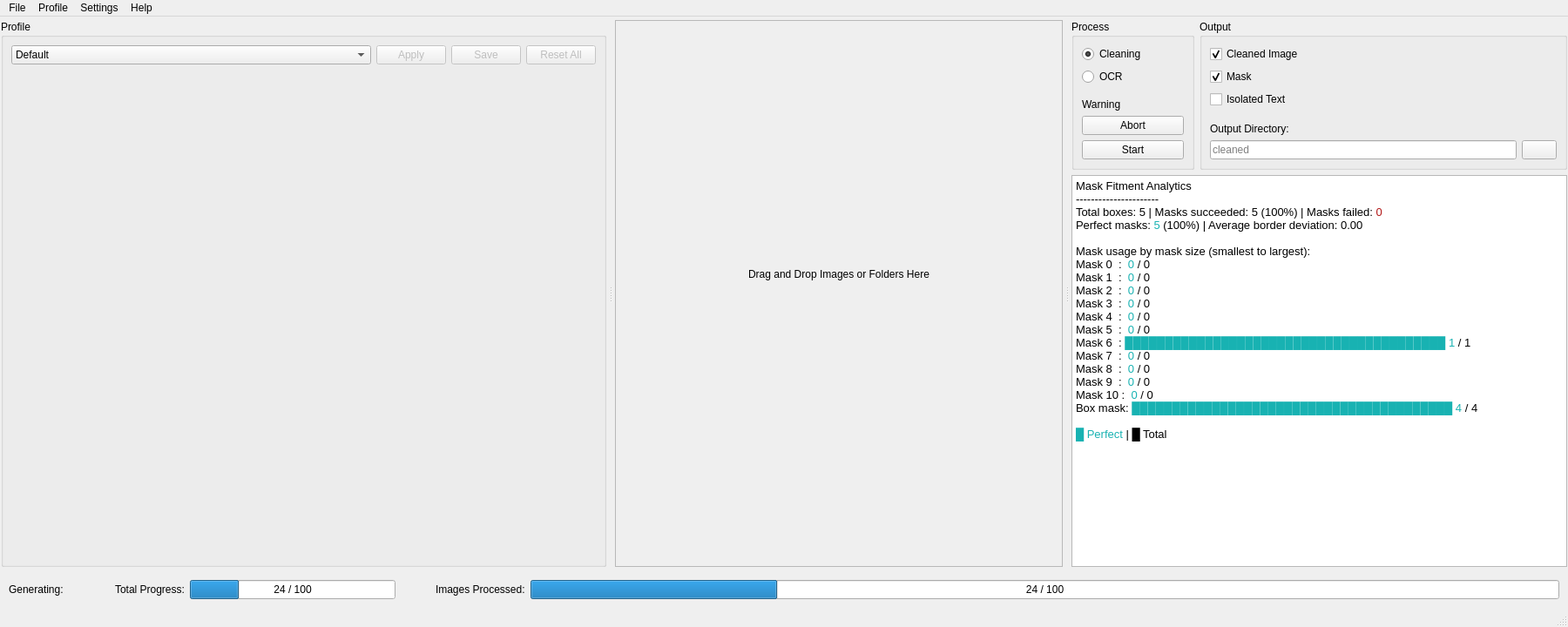
<?xml version="1.0" encoding="UTF-8"?>
<ui version="4.0">
 <class>MainWindow</class>
 <widget class="QMainWindow" name="MainWindow">
  <property name="geometry">
   <rect>
    <x>0</x>
    <y>0</y>
    <width>1800</width>
    <height>720</height>
   </rect>
  </property>
  <property name="windowTitle">
   <string>Panel Cleaner</string>
  </property>
  <widget class="QWidget" name="centralwidget">
   <layout class="QVBoxLayout" name="verticalLayout_6" stretch="1,0">
    <property name="leftMargin">
     <number>1</number>
    </property>
    <property name="topMargin">
     <number>4</number>
    </property>
    <property name="rightMargin">
     <number>1</number>
    </property>
    <property name="bottomMargin">
     <number>1</number>
    </property>
    <item>
     <widget class="QSplitter" name="splitter">
      <property name="orientation">
       <enum>Qt::Horizontal</enum>
      </property>
      <property name="handleWidth">
       <number>10</number>
      </property>
      <widget class="QGroupBox" name="groupBox_profile">
       <property name="title">
        <string>Profile</string>
       </property>
       <layout class="QVBoxLayout" name="verticalLayout_2">
        <item>
         <layout class="QHBoxLayout" name="horizontalLayout_profile_header">
          <item>
           <widget class="CComboBox" name="comboBox_current_profile">
            <property name="sizePolicy">
             <sizepolicy hsizetype="Expanding" vsizetype="Fixed">
              <horstretch>0</horstretch>
              <verstretch>0</verstretch>
             </sizepolicy>
            </property>
            <property name="minimumSize">
             <size>
              <width>48</width>
              <height>0</height>
             </size>
            </property>
            <item>
             <property name="text">
              <string>Default</string>
             </property>
            </item>
           </widget>
          </item>
          <item>
           <widget class="QPushButton" name="pushButton_apply_profile">
            <property name="enabled">
             <bool>false</bool>
            </property>
            <property name="text">
             <string>Apply</string>
            </property>
            <property name="icon">
             <iconset theme="dialog-ok-apply">
              <normaloff>.</normaloff>.</iconset>
            </property>
           </widget>
          </item>
          <item>
           <widget class="QPushButton" name="pushButton_save_profile">
            <property name="enabled">
             <bool>false</bool>
            </property>
            <property name="text">
             <string>Save</string>
            </property>
            <property name="icon">
             <iconset theme="document-save">
              <normaloff>.</normaloff>.</iconset>
            </property>
           </widget>
          </item>
          <item>
           <widget class="QPushButton" name="pushButton_reset_profile">
            <property name="enabled">
             <bool>false</bool>
            </property>
            <property name="text">
             <string>Reset All</string>
            </property>
            <property name="icon">
             <iconset theme="document-revert">
              <normaloff>.</normaloff>.</iconset>
            </property>
           </widget>
          </item>
         </layout>
        </item>
        <item>
         <widget class="QWidget" name="toolBox_profile_frame" native="true">
          <property name="sizePolicy">
           <sizepolicy hsizetype="Preferred" vsizetype="Expanding">
            <horstretch>0</horstretch>
            <verstretch>0</verstretch>
           </sizepolicy>
          </property>
         </widget>
        </item>
       </layout>
      </widget>
      <widget class="QStackedWidget" name="stackedWidget_images">
       <property name="currentIndex">
        <number>0</number>
       </property>
       <widget class="QWidget" name="page_greeter">
        <layout class="QVBoxLayout" name="verticalLayout_8">
         <property name="leftMargin">
          <number>0</number>
         </property>
         <property name="topMargin">
          <number>0</number>
         </property>
         <property name="rightMargin">
          <number>0</number>
         </property>
         <property name="bottomMargin">
          <number>0</number>
         </property>
         <item>
          <widget class="CDropFrame" name="frame_greeter">
           <property name="frameShape">
            <enum>QFrame::StyledPanel</enum>
           </property>
           <property name="frameShadow">
            <enum>QFrame::Raised</enum>
           </property>
           <property name="lineWidth">
            <number>4</number>
           </property>
           <layout class="QHBoxLayout" name="horizontalLayout_4">
            <item>
             <layout class="QVBoxLayout" name="verticalLayout_10">
              <property name="spacing">
               <number>30</number>
              </property>
              <item>
               <spacer name="verticalSpacer_3">
                <property name="orientation">
                 <enum>Qt::Vertical</enum>
                </property>
                <property name="sizeHint" stdset="0">
                 <size>
                  <width>20</width>
                  <height>40</height>
                 </size>
                </property>
               </spacer>
              </item>
              <item>
               <widget class="QLabel" name="label_drop">
                <property name="text">
                 <string>Drag and Drop Images or Folders Here</string>
                </property>
                <property name="alignment">
                 <set>Qt::AlignCenter</set>
                </property>
               </widget>
              </item>
              <item>
               <widget class="QLabel" name="label_drop_icon">
                <property name="text">
                 <string>&lt;drop icon&gt;</string>
                </property>
                <property name="alignment">
                 <set>Qt::AlignCenter</set>
                </property>
               </widget>
              </item>
              <item>
               <spacer name="verticalSpacer_4">
                <property name="orientation">
                 <enum>Qt::Vertical</enum>
                </property>
                <property name="sizeHint" stdset="0">
                 <size>
                  <width>20</width>
                  <height>40</height>
                 </size>
                </property>
               </spacer>
              </item>
             </layout>
            </item>
           </layout>
          </widget>
         </item>
        </layout>
       </widget>
       <widget class="QWidget" name="page_table">
        <layout class="QVBoxLayout" name="verticalLayout">
         <property name="leftMargin">
          <number>0</number>
         </property>
         <property name="topMargin">
          <number>0</number>
         </property>
         <property name="rightMargin">
          <number>0</number>
         </property>
         <property name="bottomMargin">
          <number>0</number>
         </property>
         <item>
          <widget class="ImageTab" name="image_tab">
           <property name="tabsClosable">
            <bool>true</bool>
           </property>
           <widget class="QWidget" name="tabWidget_table_page">
            <attribute name="title">
             <string>Images</string>
            </attribute>
            <layout class="QVBoxLayout" name="verticalLayout_3">
             <property name="spacing">
              <number>0</number>
             </property>
             <property name="leftMargin">
              <number>0</number>
             </property>
             <property name="topMargin">
              <number>0</number>
             </property>
             <property name="rightMargin">
              <number>0</number>
             </property>
             <property name="bottomMargin">
              <number>0</number>
             </property>
             <item>
              <widget class="FileTable" name="file_table">
               <property name="frameShape">
                <enum>QFrame::NoFrame</enum>
               </property>
               <property name="editTriggers">
                <set>QAbstractItemView::NoEditTriggers</set>
               </property>
               <property name="dragDropOverwriteMode">
                <bool>false</bool>
               </property>
               <property name="dragDropMode">
                <enum>QAbstractItemView::NoDragDrop</enum>
               </property>
               <property name="alternatingRowColors">
                <bool>true</bool>
               </property>
               <property name="selectionMode">
                <enum>QAbstractItemView::SingleSelection</enum>
               </property>
               <property name="selectionBehavior">
                <enum>QAbstractItemView::SelectRows</enum>
               </property>
               <property name="sortingEnabled">
                <bool>false</bool>
               </property>
               <property name="cornerButtonEnabled">
                <bool>false</bool>
               </property>
               <attribute name="horizontalHeaderHighlightSections">
                <bool>false</bool>
               </attribute>
               <attribute name="verticalHeaderHighlightSections">
                <bool>false</bool>
               </attribute>
               <column>
                <property name="text">
                 <string>id</string>
                </property>
               </column>
               <column>
                <property name="text">
                 <string>File</string>
                </property>
               </column>
               <column>
                <property name="text">
                 <string>Size</string>
                </property>
               </column>
               <column>
                <property name="text">
                 <string>Processing Size</string>
                </property>
               </column>
               <column>
                <property name="text">
                 <string>File Size</string>
                </property>
               </column>
               <column>
                <property name="text">
                 <string>Color Mode</string>
                </property>
               </column>
               <column>
                <property name="text">
                 <string>Analytics</string>
                </property>
               </column>
              </widget>
             </item>
            </layout>
           </widget>
          </widget>
         </item>
        </layout>
       </widget>
      </widget>
      <widget class="QFrame" name="frame_output">
       <property name="frameShape">
        <enum>QFrame::NoFrame</enum>
       </property>
       <property name="frameShadow">
        <enum>QFrame::Raised</enum>
       </property>
       <layout class="QVBoxLayout" name="verticalLayout_4" stretch="0,1">
        <property name="leftMargin">
         <number>0</number>
        </property>
        <property name="topMargin">
         <number>0</number>
        </property>
        <property name="rightMargin">
         <number>0</number>
        </property>
        <property name="bottomMargin">
         <number>0</number>
        </property>
        <item>
         <layout class="QHBoxLayout" name="horizontalLayout_3" stretch="1,3">
          <item>
           <widget class="QGroupBox" name="groupBox_4">
            <property name="title">
             <string>Process</string>
            </property>
            <layout class="QVBoxLayout" name="verticalLayout_9">
             <item>
              <widget class="QRadioButton" name="radioButton_cleaning">
               <property name="text">
                <string>Cleaning</string>
               </property>
               <property name="checked">
                <bool>true</bool>
               </property>
              </widget>
             </item>
             <item>
              <widget class="QRadioButton" name="radioButton_ocr">
               <property name="text">
                <string>OCR</string>
               </property>
              </widget>
             </item>
             <item>
              <spacer name="verticalSpacer">
               <property name="orientation">
                <enum>Qt::Vertical</enum>
               </property>
               <property name="sizeHint" stdset="0">
                <size>
                 <width>20</width>
                 <height>0</height>
                </size>
               </property>
              </spacer>
             </item>
             <item>
              <layout class="QVBoxLayout" name="verticalLayout_7">
               <item>
                <widget class="QLabel" name="label_warning">
                 <property name="sizePolicy">
                  <sizepolicy hsizetype="Minimum" vsizetype="Minimum">
                   <horstretch>0</horstretch>
                   <verstretch>0</verstretch>
                  </sizepolicy>
                 </property>
                 <property name="text">
                  <string>Warning</string>
                 </property>
                </widget>
               </item>
               <item>
                <widget class="QPushButton" name="pushButton_abort">
                 <property name="text">
                  <string>Abort</string>
                 </property>
                 <property name="icon">
                  <iconset theme="process-stop">
                   <normaloff>.</normaloff>.</iconset>
                 </property>
                </widget>
               </item>
               <item>
                <widget class="QPushButton" name="pushButton_start">
                 <property name="text">
                  <string>Start</string>
                 </property>
                 <property name="icon">
                  <iconset theme="media-playback-start">
                   <normaloff>.</normaloff>.</iconset>
                 </property>
                </widget>
               </item>
              </layout>
             </item>
            </layout>
           </widget>
          </item>
          <item>
           <widget class="QGroupBox" name="groupBox_3">
            <property name="title">
             <string>Output</string>
            </property>
            <layout class="QVBoxLayout" name="verticalLayout_5">
             <item>
              <widget class="QStackedWidget" name="stackedWidget_output">
               <property name="currentIndex">
                <number>0</number>
               </property>
               <widget class="QWidget" name="page_cleaning">
                <layout class="QVBoxLayout" name="verticalLayout_11">
                 <property name="leftMargin">
                  <number>0</number>
                 </property>
                 <property name="topMargin">
                  <number>0</number>
                 </property>
                 <property name="rightMargin">
                  <number>0</number>
                 </property>
                 <property name="bottomMargin">
                  <number>0</number>
                 </property>
                 <item>
                  <widget class="QCheckBox" name="checkBox_save_clean">
                   <property name="text">
                    <string>Cleaned Image</string>
                   </property>
                   <property name="checked">
                    <bool>true</bool>
                   </property>
                  </widget>
                 </item>
                 <item>
                  <widget class="QCheckBox" name="checkBox_save_mask">
                   <property name="text">
                    <string>Mask</string>
                   </property>
                   <property name="checked">
                    <bool>true</bool>
                   </property>
                  </widget>
                 </item>
                 <item>
                  <widget class="QCheckBox" name="checkBox_save_text">
                   <property name="text">
                    <string>Isolated Text</string>
                   </property>
                  </widget>
                 </item>
                 <item>
                  <spacer name="verticalSpacer_2">
                   <property name="orientation">
                    <enum>Qt::Vertical</enum>
                   </property>
                   <property name="sizeHint" stdset="0">
                    <size>
                     <width>20</width>
                     <height>1</height>
                    </size>
                   </property>
                  </spacer>
                 </item>
                 <item>
                  <layout class="QHBoxLayout" name="horizontalLayout_5">
                   <item>
                    <widget class="QLabel" name="label_4">
                     <property name="text">
                      <string>Output Directory:</string>
                     </property>
                     <property name="textInteractionFlags">
                      <set>Qt::LinksAccessibleByMouse</set>
                     </property>
                     <property name="buddy">
                      <cstring>lineEdit_out_directory</cstring>
                     </property>
                    </widget>
                   </item>
                   <item>
                    <widget class="CTooltipLabel" name="label_cleaning_outdir_help">
                     <property name="toolTip">
                      <string>You can use a relative path to create a subfolder at the image's original location, or use an absolute path.</string>
                     </property>
                     <property name="toolTipDuration">
                      <number>-1</number>
                     </property>
                     <property name="text">
                      <string>&lt;helper&gt;</string>
                     </property>
                    </widget>
                   </item>
                   <item>
                    <spacer name="horizontalSpacer_3">
                     <property name="orientation">
                      <enum>Qt::Horizontal</enum>
                     </property>
                     <property name="sizeHint" stdset="0">
                      <size>
                       <width>0</width>
                       <height>0</height>
                      </size>
                     </property>
                    </spacer>
                   </item>
                  </layout>
                 </item>
                 <item>
                  <layout class="QHBoxLayout" name="horizontalLayout">
                   <item>
                    <widget class="QLineEdit" name="lineEdit_out_directory">
                     <property name="placeholderText">
                      <string>cleaned</string>
                     </property>
                     <property name="clearButtonEnabled">
                      <bool>true</bool>
                     </property>
                    </widget>
                   </item>
                   <item>
                    <widget class="QPushButton" name="pushButton_browse_out_dir">
                     <property name="text">
                      <string/>
                     </property>
                     <property name="icon">
                      <iconset theme="document-open-folder">
                       <normaloff>.</normaloff>.</iconset>
                     </property>
                    </widget>
                   </item>
                  </layout>
                 </item>
                </layout>
               </widget>
               <widget class="QWidget" name="page_ocr">
                <layout class="QVBoxLayout" name="verticalLayout_12">
                 <property name="leftMargin">
                  <number>0</number>
                 </property>
                 <property name="topMargin">
                  <number>0</number>
                 </property>
                 <property name="rightMargin">
                  <number>0</number>
                 </property>
                 <property name="bottomMargin">
                  <number>0</number>
                 </property>
                 <item>
                  <widget class="QRadioButton" name="radioButton_ocr_text">
                   <property name="text">
                    <string>Plain Text</string>
                   </property>
                   <property name="checked">
                    <bool>true</bool>
                   </property>
                  </widget>
                 </item>
                 <item>
                  <widget class="QRadioButton" name="radioButton_ocr_csv">
                   <property name="text">
                    <string>CSV File</string>
                   </property>
                  </widget>
                 </item>
                 <item>
                  <spacer name="verticalSpacer_5">
                   <property name="orientation">
                    <enum>Qt::Vertical</enum>
                   </property>
                   <property name="sizeHint" stdset="0">
                    <size>
                     <width>10</width>
                     <height>37</height>
                    </size>
                   </property>
                  </spacer>
                 </item>
                 <item>
                  <layout class="QHBoxLayout" name="horizontalLayout_9">
                   <item>
                    <widget class="QLabel" name="label_6">
                     <property name="text">
                      <string>Output File:</string>
                     </property>
                     <property name="textInteractionFlags">
                      <set>Qt::LinksAccessibleByMouse</set>
                     </property>
                     <property name="buddy">
                      <cstring>lineEdit_out_directory</cstring>
                     </property>
                    </widget>
                   </item>
                   <item>
                    <widget class="CTooltipLabel" name="label_ocr_outdir_help">
                     <property name="toolTip">
                      <string>&lt;html&gt;&lt;head/&gt;&lt;body&gt;&lt;p&gt;Either enter an absolute or relative path with a file name. The output of all images is written to the same file.&lt;/p&gt;&lt;/body&gt;&lt;/html&gt;</string>
                     </property>
                     <property name="toolTipDuration">
                      <number>-1</number>
                     </property>
                     <property name="text">
                      <string>&lt;helper&gt;</string>
                     </property>
                    </widget>
                   </item>
                   <item>
                    <spacer name="horizontalSpacer_5">
                     <property name="orientation">
                      <enum>Qt::Horizontal</enum>
                     </property>
                     <property name="sizeHint" stdset="0">
                      <size>
                       <width>0</width>
                       <height>0</height>
                      </size>
                     </property>
                    </spacer>
                   </item>
                  </layout>
                 </item>
                 <item>
                  <layout class="QHBoxLayout" name="horizontalLayout_8">
                   <item>
                    <widget class="QLineEdit" name="lineEdit_out_file">
                     <property name="placeholderText">
                      <string>detected_text.txt</string>
                     </property>
                     <property name="clearButtonEnabled">
                      <bool>true</bool>
                     </property>
                    </widget>
                   </item>
                   <item>
                    <widget class="QPushButton" name="pushButton_browse_out_file">
                     <property name="text">
                      <string/>
                     </property>
                     <property name="icon">
                      <iconset theme="document-open">
                       <normaloff>.</normaloff>.</iconset>
                     </property>
                    </widget>
                   </item>
                  </layout>
                 </item>
                </layout>
               </widget>
              </widget>
             </item>
            </layout>
           </widget>
          </item>
         </layout>
        </item>
        <item>
         <widget class="QTextEdit" name="textEdit_analytics">
          <property name="undoRedoEnabled">
           <bool>false</bool>
          </property>
          <property name="lineWrapMode">
           <enum>QTextEdit::NoWrap</enum>
          </property>
          <property name="readOnly">
           <bool>true</bool>
          </property>
          <property name="html">
           <string>&lt;!DOCTYPE HTML PUBLIC &quot;-//W3C//DTD HTML 4.0//EN&quot; &quot;http://www.w3.org/TR/REC-html40/strict.dtd&quot;&gt;
&lt;html&gt;&lt;head&gt;&lt;meta name=&quot;qrichtext&quot; content=&quot;1&quot; /&gt;&lt;style type=&quot;text/css&quot;&gt;
p, li { white-space: pre-wrap; }
&lt;/style&gt;&lt;/head&gt;&lt;body style=&quot; font-family:'Noto Sans'; font-size:10pt; font-weight:400; font-style:normal;&quot;&gt;
&lt;p style=&quot; margin-top:0px; margin-bottom:0px; margin-left:0px; margin-right:0px; -qt-block-indent:0; text-indent:0px;&quot;&gt;&lt;span style=&quot; font-family:'Noto Mono','Monospace';&quot;&gt;Mask Fitment Analytics &lt;br /&gt;---------------------- &lt;br /&gt;Total boxes: 5 | Masks succeeded: 5 (100%) | Masks failed: &lt;/span&gt;&lt;span style=&quot; font-family:'Noto Mono','Monospace'; color:#b21818;&quot;&gt;0&lt;/span&gt;&lt;span style=&quot; font-family:'Noto Mono','Monospace';&quot;&gt; &lt;br /&gt;Perfect masks: &lt;/span&gt;&lt;span style=&quot; font-family:'Noto Mono','Monospace'; color:#18b2b2;&quot;&gt;5&lt;/span&gt;&lt;span style=&quot; font-family:'Noto Mono','Monospace';&quot;&gt; (100%) | Average border deviation: 0.00 &lt;br /&gt;&lt;br /&gt;Mask usage by mask size (smallest to largest): &lt;br /&gt;Mask 0  :  &lt;/span&gt;&lt;span style=&quot; font-family:'Noto Mono','Monospace'; color:#18b2b2;&quot;&gt;0&lt;/span&gt;&lt;span style=&quot; font-family:'Noto Mono','Monospace';&quot;&gt; / 0 &lt;br /&gt;Mask 1  :  &lt;/span&gt;&lt;span style=&quot; font-family:'Noto Mono','Monospace'; color:#18b2b2;&quot;&gt;0&lt;/span&gt;&lt;span style=&quot; font-family:'Noto Mono','Monospace';&quot;&gt; / 0 &lt;br /&gt;Mask 2  :  &lt;/span&gt;&lt;span style=&quot; font-family:'Noto Mono','Monospace'; color:#18b2b2;&quot;&gt;0&lt;/span&gt;&lt;span style=&quot; font-family:'Noto Mono','Monospace';&quot;&gt; / 0 &lt;br /&gt;Mask 3  :  &lt;/span&gt;&lt;span style=&quot; font-family:'Noto Mono','Monospace'; color:#18b2b2;&quot;&gt;0&lt;/span&gt;&lt;span style=&quot; font-family:'Noto Mono','Monospace';&quot;&gt; / 0 &lt;br /&gt;Mask 4  :  &lt;/span&gt;&lt;span style=&quot; font-family:'Noto Mono','Monospace'; color:#18b2b2;&quot;&gt;0&lt;/span&gt;&lt;span style=&quot; font-family:'Noto Mono','Monospace';&quot;&gt; / 0 &lt;br /&gt;Mask 5  :  &lt;/span&gt;&lt;span style=&quot; font-family:'Noto Mono','Monospace'; color:#18b2b2;&quot;&gt;0&lt;/span&gt;&lt;span style=&quot; font-family:'Noto Mono','Monospace';&quot;&gt; / 0 &lt;br /&gt;Mask 6  : &lt;/span&gt;&lt;span style=&quot; font-family:'Noto Mono','Monospace'; color:#18b2b2;&quot;&gt;████████████████████████████████████████&lt;/span&gt;&lt;span style=&quot; font-family:'Noto Mono','Monospace';&quot;&gt; &lt;/span&gt;&lt;span style=&quot; font-family:'Noto Mono','Monospace'; color:#18b2b2;&quot;&gt;1&lt;/span&gt;&lt;span style=&quot; font-family:'Noto Mono','Monospace';&quot;&gt; / 1 &lt;br /&gt;Mask 7  :  &lt;/span&gt;&lt;span style=&quot; font-family:'Noto Mono','Monospace'; color:#18b2b2;&quot;&gt;0&lt;/span&gt;&lt;span style=&quot; font-family:'Noto Mono','Monospace';&quot;&gt; / 0 &lt;br /&gt;Mask 8  :  &lt;/span&gt;&lt;span style=&quot; font-family:'Noto Mono','Monospace'; color:#18b2b2;&quot;&gt;0&lt;/span&gt;&lt;span style=&quot; font-family:'Noto Mono','Monospace';&quot;&gt; / 0 &lt;br /&gt;Mask 9  :  &lt;/span&gt;&lt;span style=&quot; font-family:'Noto Mono','Monospace'; color:#18b2b2;&quot;&gt;0&lt;/span&gt;&lt;span style=&quot; font-family:'Noto Mono','Monospace';&quot;&gt; / 0 &lt;br /&gt;Mask 10 :  &lt;/span&gt;&lt;span style=&quot; font-family:'Noto Mono','Monospace'; color:#18b2b2;&quot;&gt;0&lt;/span&gt;&lt;span style=&quot; font-family:'Noto Mono','Monospace';&quot;&gt; / 0 &lt;br /&gt;Box mask: &lt;/span&gt;&lt;span style=&quot; font-family:'Noto Mono','Monospace'; color:#18b2b2;&quot;&gt;████████████████████████████████████████&lt;/span&gt;&lt;span style=&quot; font-family:'Noto Mono','Monospace';&quot;&gt; &lt;/span&gt;&lt;span style=&quot; font-family:'Noto Mono','Monospace'; color:#18b2b2;&quot;&gt;4&lt;/span&gt;&lt;span style=&quot; font-family:'Noto Mono','Monospace';&quot;&gt; / 4 &lt;br /&gt;&lt;br /&gt;&lt;/span&gt;&lt;span style=&quot; font-family:'Noto Mono','Monospace'; color:#18b2b2;&quot;&gt;█ Perfect&lt;/span&gt;&lt;span style=&quot; font-family:'Noto Mono','Monospace';&quot;&gt; | █ Total&lt;br /&gt;&lt;br /&gt;&lt;/span&gt;&lt;/p&gt;&lt;/body&gt;&lt;/html&gt;</string>
          </property>
         </widget>
        </item>
       </layout>
      </widget>
     </widget>
    </item>
    <item>
     <widget class="QWidget" name="widget_progress_drawer" native="true">
      <layout class="QHBoxLayout" name="horizontalLayout_2" stretch="0,0,0,0,1,0,0,5">
       <item>
        <widget class="QLabel" name="label_generating_what">
         <property name="text">
          <string>Generating:</string>
         </property>
        </widget>
       </item>
       <item>
        <widget class="QLabel" name="label_target_outputs">
         <property name="text">
          <string>&lt;targeted output(s)&gt;</string>
         </property>
        </widget>
       </item>
       <item>
        <spacer name="horizontalSpacer">
         <property name="orientation">
          <enum>Qt::Horizontal</enum>
         </property>
         <property name="sizeType">
          <enum>QSizePolicy::Maximum</enum>
         </property>
         <property name="sizeHint" stdset="0">
          <size>
           <width>40</width>
           <height>20</height>
          </size>
         </property>
        </spacer>
       </item>
       <item>
        <widget class="QLabel" name="label_progress_total">
         <property name="text">
          <string>Total Progress:</string>
         </property>
        </widget>
       </item>
       <item>
        <widget class="QProgressBar" name="progressBar_total">
         <property name="sizePolicy">
          <sizepolicy hsizetype="Preferred" vsizetype="Fixed">
           <horstretch>0</horstretch>
           <verstretch>0</verstretch>
          </sizepolicy>
         </property>
         <property name="minimum">
          <number>0</number>
         </property>
         <property name="value">
          <number>24</number>
         </property>
         <property name="textVisible">
          <bool>true</bool>
         </property>
         <property name="format">
          <string>%v / %m</string>
         </property>
        </widget>
       </item>
       <item>
        <spacer name="horizontalSpacer_2">
         <property name="orientation">
          <enum>Qt::Horizontal</enum>
         </property>
         <property name="sizeType">
          <enum>QSizePolicy::Maximum</enum>
         </property>
         <property name="sizeHint" stdset="0">
          <size>
           <width>40</width>
           <height>20</height>
          </size>
         </property>
        </spacer>
       </item>
       <item>
        <widget class="QLabel" name="label_progress_step">
         <property name="text">
          <string>Images Processed:</string>
         </property>
        </widget>
       </item>
       <item>
        <widget class="QProgressBar" name="progressBar_individual">
         <property name="value">
          <number>24</number>
         </property>
         <property name="format">
          <string>%v / %m</string>
         </property>
        </widget>
       </item>
      </layout>
     </widget>
    </item>
   </layout>
  </widget>
  <widget class="QMenuBar" name="menubar">
   <property name="geometry">
    <rect>
     <x>0</x>
     <y>0</y>
     <width>1800</width>
     <height>30</height>
    </rect>
   </property>
   <widget class="QMenu" name="menu_File">
    <property name="title">
     <string>File</string>
    </property>
    <addaction name="action_add_files"/>
    <addaction name="action_add_folders"/>
    <addaction name="action_clear_files"/>
   </widget>
   <widget class="QMenu" name="menu_Profile">
    <property name="title">
     <string>Profile</string>
    </property>
    <widget class="QMenu" name="menu_set_default_profile">
     <property name="title">
      <string>Set Default</string>
     </property>
     <addaction name="action_temp_2"/>
    </widget>
    <addaction name="action_new_profile"/>
    <addaction name="action_import_profile"/>
    <addaction name="separator"/>
    <addaction name="action_save_profile"/>
    <addaction name="action_save_profile_as"/>
    <addaction name="separator"/>
    <addaction name="action_delete_profile"/>
    <addaction name="separator"/>
    <addaction name="menu_set_default_profile"/>
   </widget>
   <widget class="QMenu" name="menu_settings">
    <property name="title">
     <string>Settings</string>
    </property>
    <widget class="QMenu" name="menu_theme">
     <property name="title">
      <string>Theme</string>
     </property>
     <addaction name="action_system_theme"/>
     <addaction name="separator"/>
     <addaction name="action_dark"/>
     <addaction name="action_light"/>
    </widget>
    <addaction name="menu_theme"/>
    <addaction name="action_open_log"/>
   </widget>
   <widget class="QMenu" name="menu_Help">
    <property name="title">
     <string>Help</string>
    </property>
    <addaction name="action_online_documentation"/>
    <addaction name="action_about"/>
    <addaction name="separator"/>
    <addaction name="action_delete_models"/>
   </widget>
   <addaction name="menu_File"/>
   <addaction name="menu_Profile"/>
   <addaction name="menu_settings"/>
   <addaction name="menu_Help"/>
  </widget>
  <widget class="QStatusBar" name="statusbar"/>
  <action name="action_add_files">
   <property name="icon">
    <iconset theme="document-open">
     <normaloff>.</normaloff>.</iconset>
   </property>
   <property name="text">
    <string>Add Files...</string>
   </property>
  </action>
  <action name="action_clear_files">
   <property name="icon">
    <iconset theme="edit-clear-history">
     <normaloff>.</normaloff>.</iconset>
   </property>
   <property name="text">
    <string>Clear Files</string>
   </property>
  </action>
  <action name="action_new_profile">
   <property name="icon">
    <iconset theme="document-new">
     <normaloff>.</normaloff>.</iconset>
   </property>
   <property name="text">
    <string>New</string>
   </property>
  </action>
  <action name="action_delete_profile">
   <property name="icon">
    <iconset theme="edit-delete">
     <normaloff>.</normaloff>.</iconset>
   </property>
   <property name="text">
    <string>Delete</string>
   </property>
  </action>
  <action name="action_import_profile">
   <property name="icon">
    <iconset theme="document-import">
     <normaloff>.</normaloff>.</iconset>
   </property>
   <property name="text">
    <string>Import...</string>
   </property>
  </action>
  <action name="action_open_log">
   <property name="text">
    <string>Open Log</string>
   </property>
  </action>
  <action name="action_online_documentation">
   <property name="icon">
    <iconset theme="internet-services">
     <normaloff>.</normaloff>.</iconset>
   </property>
   <property name="text">
    <string>Online Documentation</string>
   </property>
  </action>
  <action name="action_about">
   <property name="icon">
    <iconset theme="help-about">
     <normaloff>.</normaloff>.</iconset>
   </property>
   <property name="text">
    <string>About Panel Cleaner</string>
   </property>
  </action>
  <action name="actionView_License">
   <property name="text">
    <string>View License</string>
   </property>
  </action>
  <action name="action_save_profile">
   <property name="icon">
    <iconset theme="document-save">
     <normaloff>.</normaloff>.</iconset>
   </property>
   <property name="text">
    <string>Save</string>
   </property>
  </action>
  <action name="action_save_profile_as">
   <property name="icon">
    <iconset theme="document-save-as">
     <normaloff>.</normaloff>.</iconset>
   </property>
   <property name="text">
    <string>Save as...</string>
   </property>
  </action>
  <action name="action_Apply_Denoising">
   <property name="checkable">
    <bool>true</bool>
   </property>
   <property name="checked">
    <bool>true</bool>
   </property>
   <property name="text">
    <string>Apply Denoising</string>
   </property>
  </action>
  <action name="action_show_terminal_command">
   <property name="text">
    <string>Show Terminal Command</string>
   </property>
  </action>
  <action name="action_system_theme">
   <property name="checkable">
    <bool>true</bool>
   </property>
   <property name="text">
    <string>System</string>
   </property>
  </action>
  <action name="action_dark">
   <property name="checkable">
    <bool>true</bool>
   </property>
   <property name="text">
    <string>Dark</string>
   </property>
  </action>
  <action name="action_light">
   <property name="checkable">
    <bool>true</bool>
   </property>
   <property name="text">
    <string>Light</string>
   </property>
  </action>
  <action name="action_temp">
   <property name="text">
    <string>&lt;temp&gt;</string>
   </property>
  </action>
  <action name="action_temp_2">
   <property name="text">
    <string>&lt;temp&gt;</string>
   </property>
  </action>
  <action name="action_add_folders">
   <property name="icon">
    <iconset theme="document-open-folder">
     <normaloff>.</normaloff>.</iconset>
   </property>
   <property name="text">
    <string>Add Folder...</string>
   </property>
  </action>
  <action name="action_delete_models">
   <property name="icon">
    <iconset theme="edit-delete">
     <normaloff>.</normaloff>.</iconset>
   </property>
   <property name="text">
    <string>Delete Machine Learning Models</string>
   </property>
  </action>
  <action name="action_download_models">
   <property name="icon">
    <iconset theme="download">
     <normaloff>.</normaloff>.</iconset>
   </property>
   <property name="text">
    <string>Download Machine Learning Models</string>
   </property>
  </action>
 </widget>
 <customwidgets>
  <customwidget>
   <class>FileTable</class>
   <extends>QTableWidget</extends>
   <header>pcleaner.gui.file_table</header>
  </customwidget>
  <customwidget>
   <class>CComboBox</class>
   <extends>QComboBox</extends>
   <header>pcleaner.gui.CustomQ.CComboBox</header>
  </customwidget>
  <customwidget>
   <class>CDropFrame</class>
   <extends>QFrame</extends>
   <header>pcleaner.gui.CustomQ.CDropFrame</header>
   <container>1</container>
  </customwidget>
  <customwidget>
   <class>ImageTab</class>
   <extends>QTabWidget</extends>
   <header>pcleaner.gui.image_tab</header>
   <container>1</container>
  </customwidget>
  <customwidget>
   <class>CTooltipLabel</class>
   <extends>QLabel</extends>
   <header>pcleaner.gui.CustomQ.CTooltipLabel</header>
  </customwidget>
 </customwidgets>
 <resources/>
 <connections/>
</ui>
